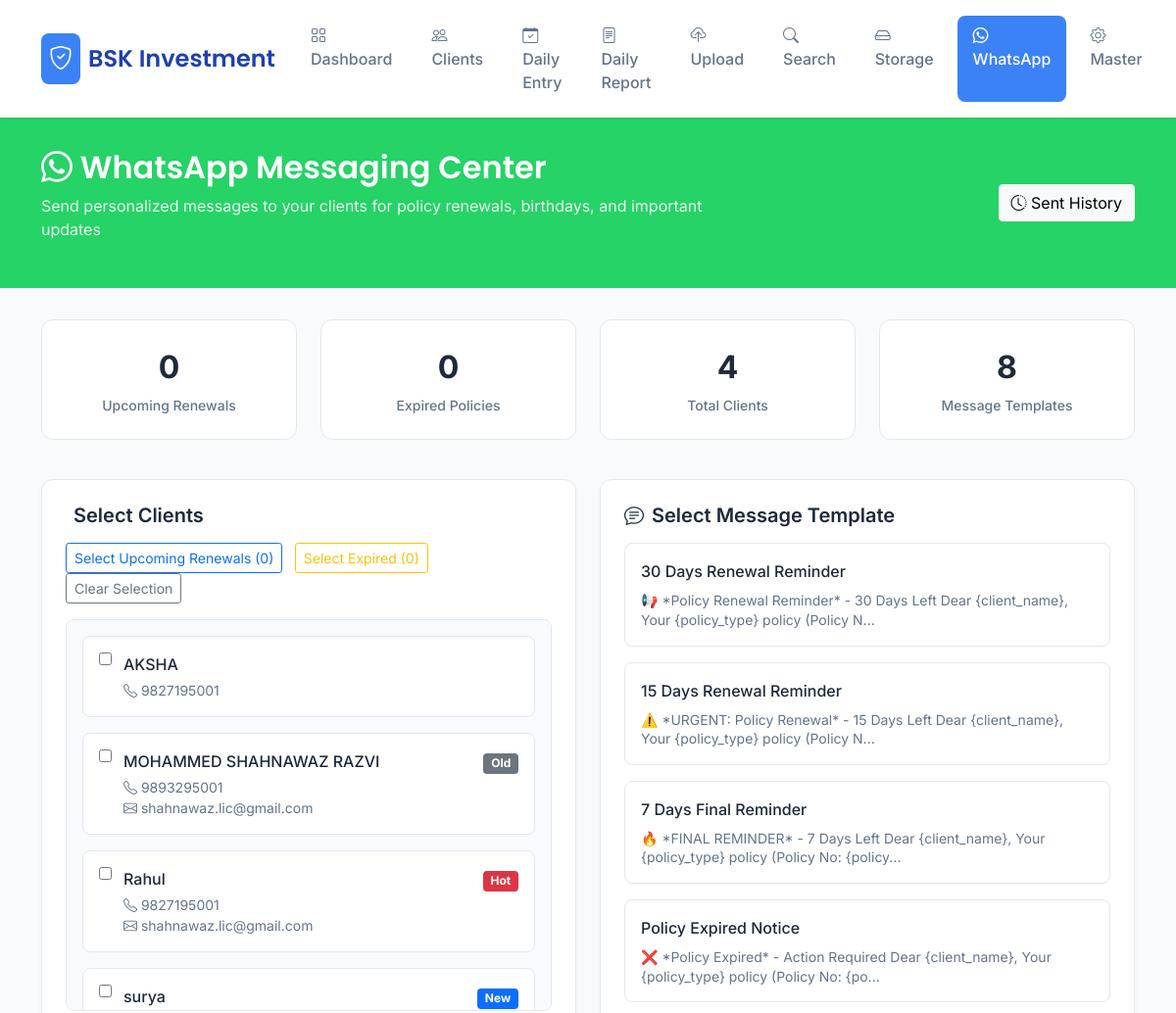
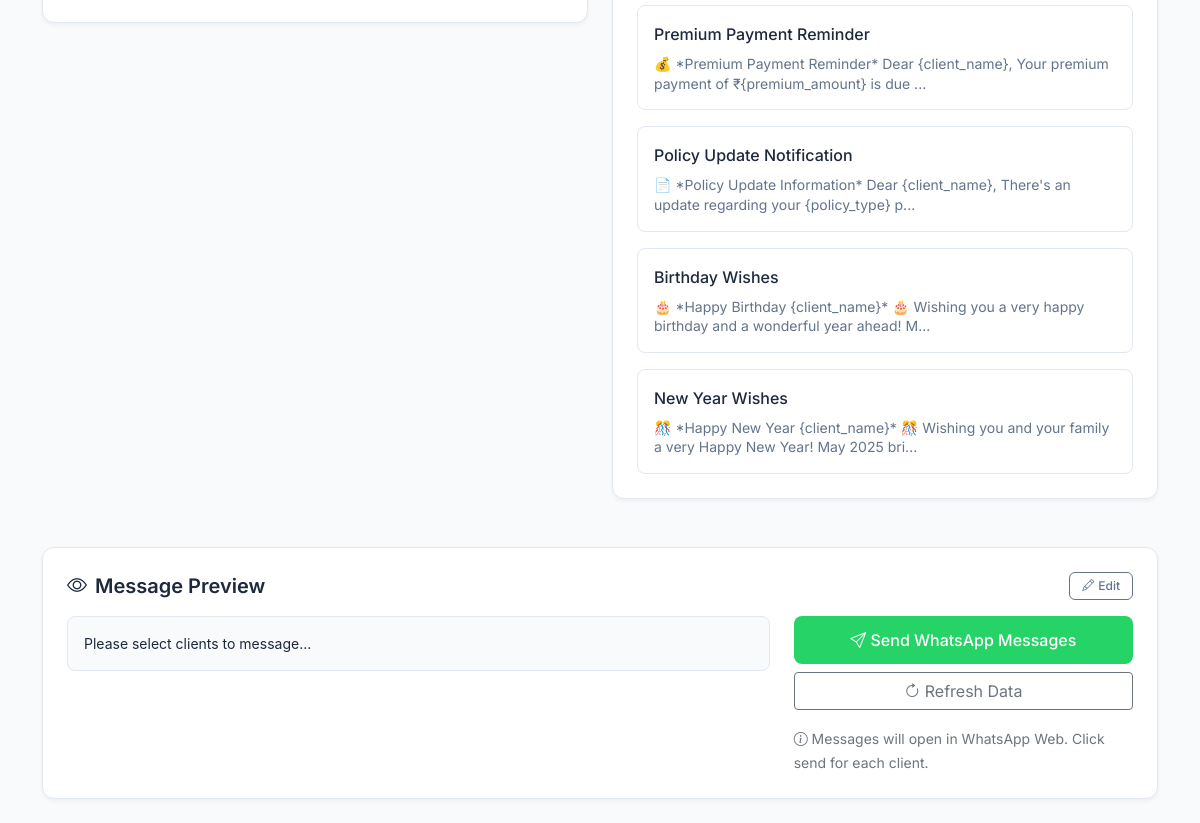
The page /whatsapp on the database its author committed (2 pictures, top to bottom).
### tables this page shows
CREATE TABLE clients (
            id INTEGER PRIMARY KEY AUTOINCREMENT,
            name TEXT NOT NULL,
            phone TEXT,
            email TEXT,
            folder_name TEXT,
            client_type TEXT,
            policy_number TEXT,
            pan_card TEXT,
            address TEXT,
            created_at TIMESTAMP DEFAULT CURRENT_TIMESTAMP
        , policy_expiry_date TEXT, premium_amount TEXT, policy_type TEXT);

### app.py (the view)
@app.route('/whatsapp')
def whatsapp_dashboard():
    conn = get_db_connection()
    upcoming_renewals = conn.execute('''
        SELECT * FROM clients
        WHERE policy_expiry_date IS NOT NULL
        AND date(policy_expiry_date) <= date('now', '+30 days')
        AND date(policy_expiry_date) >= date('now')
        ORDER BY policy_expiry_date
    ''').fetchall()
    expired_policies = conn.execute('''
        SELECT * FROM clients
        WHERE policy_expiry_date IS NOT NULL
        AND date(policy_expiry_date) < date('now')
        ORDER BY policy_expiry_date DESC
    ''').fetchall()
    all_clients = conn.execute('SELECT * FROM clients ORDER BY name').fetchall()
    all_clients = [dict(client) for client in all_clients]
    upcoming_renewals = [dict(client) for client in upcoming_renewals]
    expired_policies = [dict(client) for client in expired_policies]
    conn.close()
    return render_template('whatsapp_dashboard.html',
                         upcoming_renewals=upcoming_renewals,
                         expired_policies=expired_policies,
                         all_clients=all_clients,
                         templates=WHATSAPP_TEMPLATES)

### app.py (called while the page is built)
def get_db_connection():
    try:
        conn = sqlite3.connect('documents.db', timeout=60)
        conn.row_factory = sqlite3.Row
        conn.execute('PRAGMA journal_mode=WAL')
        conn.execute('PRAGMA busy_timeout=60000')
        conn.execute('PRAGMA synchronous=NORMAL')
        return conn
    except sqlite3.Error as e:
        logger.error(f"Database connection error: {e}")
        return None

### templates/whatsapp_dashboard.html (shortened to what this page needs)
<!DOCTYPE html>
<html lang="hi">
<head>
    <link href="https://cdn.jsdelivr.net/npm/bootstrap@5.1.3/dist/css/bootstrap.min.css" rel="stylesheet">
    <link rel="stylesheet" href="https://cdn.jsdelivr.net/npm/bootstrap-icons@1.7.2/font/bootstrap-icons.css">
</head>
{% set active_page = 'whatsapp' %}
{% include '_navbar.html' %}
    <div class="whatsapp-header">
        <div class="container">
            <div class="row align-items-center">
                <div class="col-md-8">
                    <h1 class="whatsapp-title">
                        <i class="bi bi-whatsapp"></i> WhatsApp Messaging Center
                    </h1>
                    <p class="whatsapp-subtitle">Send personalized messages to your clients for policy renewals, birthdays, and important updates</p>
                </div>
                <div class="col-md-4 text-md-end">
                    <a href="/whatsapp_sent_history" class="btn btn-light">
                        <i class="bi bi-clock-history"></i> Sent History
                    </a>
                </div>
            </div>
        </div>
    </div>
    <div class="container">
        <div class="row mb-4">
            <div class="col-md-3 col-6 mb-3">
                <div class="stat-card">
                    <div class="stat-value">{{ upcoming_renewals|length }}</div>
                    <div class="stat-label">Upcoming Renewals</div>
                </div>
            </div>
            <div class="col-md-3 col-6 mb-3">
                <div class="stat-card">
                    <div class="stat-value">{{ expired_policies|length }}</div>
                    <div class="stat-label">Expired Policies</div>
                </div>
            </div>
            <div class="col-md-3 col-6 mb-3">
                <div class="stat-card">
                    <div class="stat-value">{{ all_clients|length }}</div>
                    <div class="stat-label">Total Clients</div>
                </div>
            </div>
            <div class="col-md-3 col-6 mb-3">
                <div class="stat-card">
                    <div class="stat-value">{{ templates|length }}</div>
                    <div class="stat-label">Message Templates</div>
                </div>
            </div>
        </div>
        <div class="row">
            <div class="col-lg-6 mb-4">
                <div class="message-card">
                    <h5 class="card-title-custom">
                        Select Clients
                    </h5>
                    <div class="mb-3">
                        <button class="btn btn-outline-primary btn-sm me-2" onclick="selectClients('upcoming')">
                            Select Upcoming Renewals ({{ upcoming_renewals|length }})
                        </button>
                        <button class="btn btn-outline-warning btn-sm me-2" onclick="selectClients('expired')">
                            Select Expired ({{ expired_policies|length }})
                        </button>
                        <button class="btn btn-outline-secondary btn-sm" onclick="selectClients('none')">
                            Clear Selection
                        </button>
                    </div>
                    <div class="client-grid" id="clientGrid">
                        {% for client in all_clients %}
                        <div class="client-item" data-client-id="{{ client.id }}" onclick="toggleClient({{ client.id }})">
                            <div class="d-flex align-items-start">
                                <input type="checkbox" class="client-checkbox" id="client_{{ client.id }}">
                                <div class="flex-grow-1">
                                    <div class="d-flex justify-content-between align-items-center">
                                        <div class="client-name">{{ client.name }}</div>
                                        {% if client.client_type %}
                                        <span class="badge bg-{% if client.client_type == 'New' %}primary{% elif client.client_type == 'Hot' %}danger{% else %}secondary{% endif %}">{{ client.client_type }}</span>
                                        {% endif %}
                                    </div>
                                    <div class="client-details">
                                        <i class="bi bi-telephone"></i> {{ client.phone or 'No phone' }}
                                        {% if client.email %}
                                        <br><i class="bi bi-envelope"></i> {{ client.email }}
                                        {% endif %}
                                    </div>
                                </div>
                            </div>
                        </div>
                        {% endfor %}
                    </div>
                </div>
            </div>
            <div class="col-lg-6 mb-4">
                <div class="message-card">
                    <h5 class="card-title-custom">
                        <i class="bi bi-chat-text"></i>
                        Select Message Template
                    </h5>
                    <div class="template-grid">
                        {% for template_id, template in templates.items() %}
                        <div class="template-card" onclick="selectTemplate('{{ template_id }}')" data-template-id="{{ template_id }}">
                            <div class="template-name">{{ template.name }}</div>
                            <div class="template-preview">{{ template.message[:100] }}...</div>
                        </div>
                        {% endfor %}
                    </div>
                </div>
            </div>
        </div>
        <div class="row">
            <div class="col-12">
                <div class="message-card">
                    <div class="d-flex justify-content-between align-items-center mb-3">
                        <h5 class="card-title-custom mb-0">
                            <i class="bi bi-eye"></i>
                            Message Preview
                        </h5>
                        <button class="edit-message-btn" id="editMessageBtn" onclick="toggleEdit()">
                            <i class="bi bi-pencil"></i> Edit
                        </button>
                    </div>
                    <div class="row">
                        <div class="col-md-8">
                            <div class="message-preview" id="messagePreview">
                            </div>
                        </div>
                        <div class="col-md-4">
                            <div class="d-grid gap-2">
                                <button class="btn btn-whatsapp" onclick="sendMessages()">
                                    <i class="bi bi-send"></i> Send WhatsApp Messages
                                </button>
                                <button class="btn btn-outline-secondary" onclick="refreshData()">
                                    <i class="bi bi-arrow-clockwise"></i> Refresh Data
                                </button>
                            </div>
                            <div class="mt-3">
                                <small class="text-muted">
                                    <i class="bi bi-info-circle"></i>
                                    Messages will open in WhatsApp Web. Click send for each client.
                                </small>
                            </div>
                        </div>
                    </div>
                </div>
            </div>
        </div>
    </div>
</body>
</html>

### templates/whatsapp_dashboard.html (style rules this page uses)
* { margin: 0; padding: 0; box-sizing: border-box; }
.whatsapp-header { background: #25d366; color: white; padding: 2rem 0; margin-bottom: 2rem; }
.whatsapp-title { font-family: 'Poppins', sans-serif; font-size: 2rem; font-weight: 600; margin-bottom: 0.5rem; }
.whatsapp-subtitle { opacity: 0.9; font-size: 1rem; }
.message-card { background: white; border-radius: 12px; padding: 1.5rem; border: 1px solid #e2e8f0; margin-bottom: 1.5rem; box-shadow: 0 2px 4px rgba(0,0,0,0.05); }
.card-title-custom { font-weight: 600; color: #1e293b; margin-bottom: 1rem; display: flex; align-items: center; gap: 0.5rem; }
.client-grid { display: grid; grid-template-columns: repeat(auto-fill, minmax(300px, 1fr)); gap: 1rem; max-height: 400px; overflow-y: auto; padding: 1rem; border: 1px solid #e2e8f0; border-radius: 8px; background: #f8fafc; }
.client-item { background: white; padding: 1rem; border-radius: 8px; border: 1px solid #e2e8f0; transition: all 0.3s ease; cursor: pointer; }
.client-checkbox { margin-right: 0.75rem; }
.client-name { font-weight: 500; color: #1e293b; margin-bottom: 0.25rem; }
.client-details { font-size: 0.875rem; color: #64748b; }
.template-grid { display: grid; grid-template-columns: repeat(auto-fit, minmax(280px, 1fr)); gap: 1rem; }
.template-card { background: white; border: 1px solid #e2e8f0; border-radius: 8px; padding: 1rem; cursor: pointer; transition: all 0.3s ease; }
.template-name { font-weight: 500; color: #1e293b; margin-bottom: 0.5rem; }
.template-preview { font-size: 0.875rem; color: #64748b; line-height: 1.4; max-height: 60px; overflow: hidden; position: relative; }
.message-preview { background: #f8fafc; border: 1px solid #e2e8f0; border-radius: 8px; padding: 1rem; font-family: -apple-system, BlinkMacSystemFont, 'Segoe UI', Roboto, sans-serif; font-size: 0.875rem; line-height: 1.5; white-space: pre-wrap; max-height: 200px; overflow-y: auto; }
.edit-message-btn { background: transparent; border: 1px solid #64748b; color: #64748b; padding: 0.25rem 0.75rem; border-radius: 6px; font-size: 0.75rem; font-weight: 500; cursor: pointer; transition: all 0.3s ease; display: inline-flex; align-items: center; gap: 0.25rem; }
.btn-whatsapp { background: #25d366; border: none; color: white; padding: 0.75rem 1.5rem; border-radius: 8px; font-weight: 500; transition: all 0.3s ease; }
.stat-card { background: white; border-radius: 12px; padding: 1.5rem; border: 1px solid #e2e8f0; text-align: center; }
.stat-value { font-size: 2rem; font-weight: 700; color: #1e293b; margin-bottom: 0.25rem; }
.stat-label { color: #64748b; font-size: 0.875rem; font-weight: 500; }

### rows shown on the page
clients: name "AKSHA", phone "9827195001"
clients: name "MOHAMMED SHAHNAWAZ RAZVI", client_type "Old", phone "9893295001", email "shahnawaz.lic@gmail.com"
clients: name "Rahul", client_type "Hot", phone "9827195001", email "shahnawaz.lic@gmail.com"
clients: name "surya", client_type "New"

### other values the page prints
{{ upcoming_renewals|length }} "0"
{{ expired_policies|length }} "0"
{{ all_clients|length }} "4"
{{ templates|length }} "8"
{{ template.name }} "30 Days Renewal Reminder" "15 Days Renewal Reminder" "7 Days Final Reminder" "Policy Expired Notice" "Premium Payment Reminder" "Policy Update Notification" "Birthday Wishes" "New Year Wishes"
{{ template.message[:100] }} "📢 *Policy Renewal Reminder* - 30 Days Left Dear {client_name}, Your {policy_type} policy (Policy N" "⚠️ *URGENT: Policy Renewal* - 15 Days Left Dear {client_name}, Your {policy_type} policy (Policy N" "🔥 *FINAL REMINDER* - 7 Days Left Dear {client_name}, Your {policy_type} policy (Policy No: {policy" "❌ *Policy Expired* - Action Required Dear {client_name}, Your {policy_type} policy (Policy No: {po" "💰 *Premium Payment Reminder* Dear {client_name}, Your premium payment of ₹{premium_amount} is due" "📄 *Policy Update Information* Dear {client_name}, There's an update regarding your {policy_type} p" "🎂 *Happy Birthday {client_name}* 🎂 Wishing you a very happy birthday and a wonderful year ahead! M" "🎊 *Happy New Year {client_name}* 🎊 Wishing you and your family a very Happy New Year! May 2025 bri"
